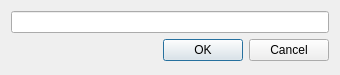
<?xml version="1.0" encoding="UTF-8"?>
<ui version="4.0">
 <class>renameDialog</class>
 <widget class="QDialog" name="renameDialog">
  <property name="geometry">
   <rect>
    <x>0</x>
    <y>0</y>
    <width>340</width>
    <height>75</height>
   </rect>
  </property>
  <property name="windowTitle">
   <string>Dialog</string>
  </property>
  <layout class="QHBoxLayout" name="horizontalLayout">
   <item>
    <layout class="QVBoxLayout" name="verticalLayout">
     <item>
      <widget class="QLineEdit" name="renameString"/>
     </item>
     <item>
      <widget class="QDialogButtonBox" name="buttonBox">
       <property name="orientation">
        <enum>Qt::Horizontal</enum>
       </property>
       <property name="standardButtons">
        <set>QDialogButtonBox::Cancel|QDialogButtonBox::Ok</set>
       </property>
      </widget>
     </item>
     <item>
      <spacer name="verticalSpacer">
       <property name="orientation">
        <enum>Qt::Vertical</enum>
       </property>
       <property name="sizeHint" stdset="0">
        <size>
         <width>20</width>
         <height>40</height>
        </size>
       </property>
      </spacer>
     </item>
    </layout>
   </item>
  </layout>
 </widget>
 <resources/>
 <connections>
  <connection>
   <sender>buttonBox</sender>
   <signal>accepted()</signal>
   <receiver>renameDialog</receiver>
   <slot>accept()</slot>
   <hints>
    <hint type="sourcelabel">
     <x>248</x>
     <y>254</y>
    </hint>
    <hint type="destinationlabel">
     <x>157</x>
     <y>274</y>
    </hint>
   </hints>
  </connection>
  <connection>
   <sender>buttonBox</sender>
   <signal>rejected()</signal>
   <receiver>renameDialog</receiver>
   <slot>reject()</slot>
   <hints>
    <hint type="sourcelabel">
     <x>316</x>
     <y>260</y>
    </hint>
    <hint type="destinationlabel">
     <x>286</x>
     <y>274</y>
    </hint>
   </hints>
  </connection>
 </connections>
</ui>
